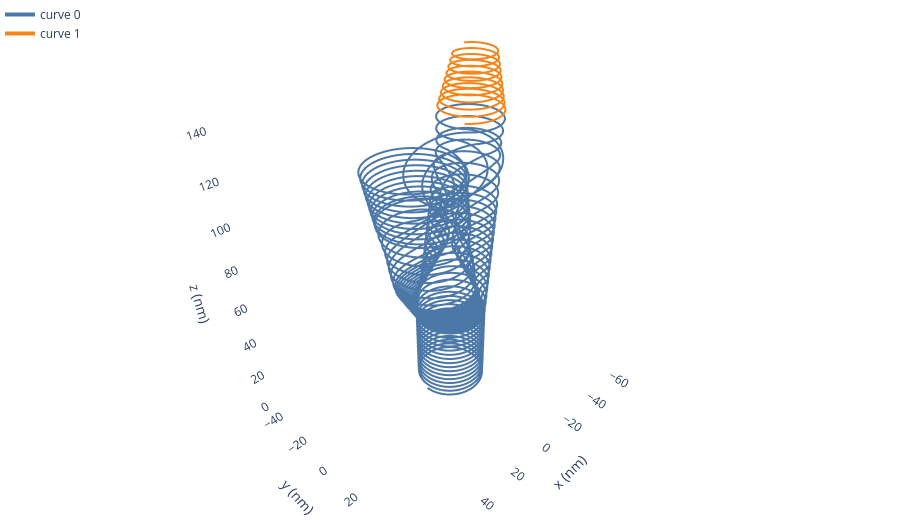

Here is the notebook cell this chart was saved with:
### Markdown cell above
## Curves

One DNA helix cannot follow two arms. Thus the segment on `y.termini[1]` starts a second curve. The unique curves that compose a design can be visualized with the `spiral.curves` method.

### Code cell
curves = spiral.curves()
show_curves(curves)

### Figure 1 — Plotly figure (JSON) as saved in the notebook; plotly's stock layout.template omitted (floating-point values rounded to 4 significant figures; data arrays with more than 128 entries replaced by an {"elided": "..."} marker saying what was removed)
{"data": [{"hoverinfo": "name", "line": {"color": "#4C78A8", "width": 4}, "mode": "lines", "name": "curve 0", "type": "scatter3d", "x": {"elided": "21630 float values"}, "y": {"elided": "21630 float values"}, "z": {"elided": "21630 float values"}}, {"hoverinfo": "name", "line": {"color": "#F58518", "width": 4}, "mode": "lines", "name": "curve 1", "type": "scatter3d", "x": {"elided": "2314 float values"}, "y": {"elided": "2314 float values"}, "z": {"elided": "2314 float values"}}], "layout": {"height": 520, "legend": {"x": 0, "y": 1}, "margin": {"b": 0, "l": 0, "r": 0, "t": 0}, "scene": {"aspectmode": "data", "xaxis": {"showbackground": false, "title": {"text": "x (nm)"}}, "yaxis": {"showbackground": false, "title": {"text": "y (nm)"}}, "zaxis": {"showbackground": false, "title": {"text": "z (nm)"}}}}}
